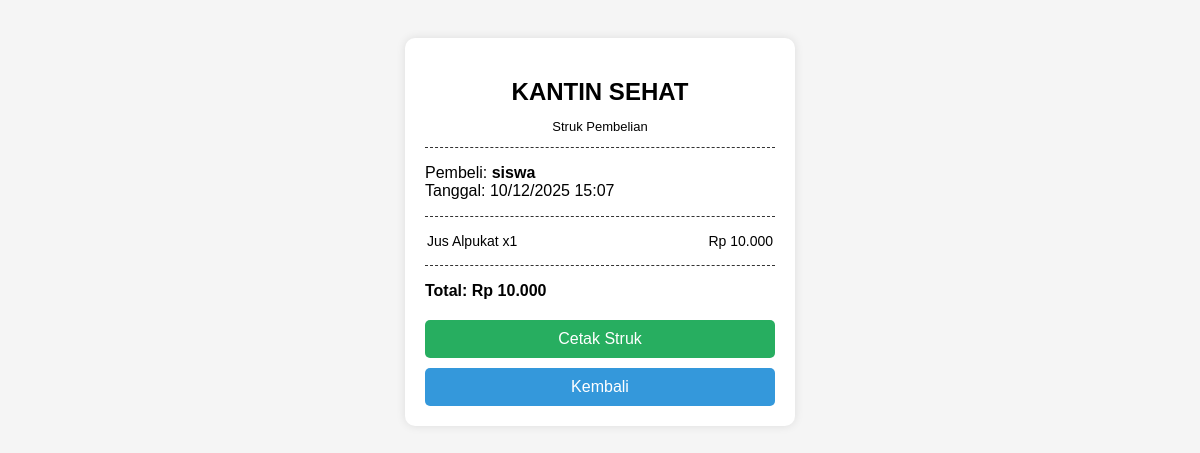
The page /struk.php?id=1 (signed in) on the database its author committed.
### tables this page shows
CREATE TABLE `transactions` (
  `id` int(11) NOT NULL,
  `user_id` int(11) NOT NULL,
  `total_all` int(11) NOT NULL,
  `created_at` timestamp NOT NULL DEFAULT current_timestamp(),
  `items` text NOT NULL,
  `total_price` int(11) NOT NULL
);

CREATE TABLE `transaction_items` (
  `id` int(11) NOT NULL,
  `transaction_id` int(11) NOT NULL,
  `product_id` int(11) NOT NULL,
  `quantity` int(11) NOT NULL,
  `total_price` int(11) NOT NULL
);

CREATE TABLE `products` (
  `id` int(11) NOT NULL,
  `name` varchar(100) NOT NULL,
  `price` decimal(10,2) NOT NULL,
  `size` varchar(50) DEFAULT NULL,
  `description` text DEFAULT NULL
);

### struk.php (the view, shortened to what this page needs)
<?php
include 'config.php';
$id = $_GET['id'] ?? 0;
$stmt = $conn->prepare("SELECT * FROM transactions WHERE id = ?");
$stmt->execute([$id]);
$transaksi = $stmt->fetch();
$stmt2 = $conn->prepare("
    SELECT ti.*, p.name, p.price
    FROM transaction_items ti
    JOIN products p ON p.id = ti.product_id
    WHERE ti.transaction_id = ?
");
$stmt2->execute([$id]);
$items = $stmt2->fetchAll(PDO::FETCH_ASSOC);
?>
<!DOCTYPE html>
<html lang="id">
<head>
</head>
<body>
<div class="struk">
    <h2>KANTIN SEHAT</h2>
    <p style="text-align:center; font-size:13px;">Struk Pembelian</p>
    <div class="line"></div>
    <p>
        Pembeli: <b><?php echo $_SESSION['username']; ?></b><br>
        Tanggal: <?= date('d/m/Y H:i', strtotime($transaksi['created_at'])) ?>
    </p>
    <div class="line"></div>
    <table>
        <?php foreach($items as $item): ?>
        <tr>
            <td><?= $item['name'] ?> x<?= $item['quantity'] ?></td>
            <td style="text-align:right;">
                Rp <?= number_format($item['total_price'], 0, ',', '.') ?>
            </td>
        </tr>
        <?php endforeach; ?>
    </table>
    <div class="line"></div>
    <p class="total">
        Total: Rp <?= number_format($transaksi['total_all'], 0, ',', '.') ?>
    </p>
    <a href="#" onclick="window.print()" class="btn">Cetak Struk</a>
    <a href="menu.php" class="btn" style="background:#3498db; margin-top:10px;">Kembali</a>
</div>
</body>
</html>

### struk.php (style rules this page uses)
body { font-family: Arial, sans-serif; background:#f5f5f5; padding:30px; }
.struk { max-width: 350px; margin: auto; background:white; padding:20px; border-radius:10px; box-shadow:0 0 10px rgba(0,0,0,0.1); }
h2 { text-align:center; margin-bottom:5px; }
.line { border-bottom:1px dashed #333; margin:10px 0; }
table { width:100%; font-size:14px; }
td { padding:4px 0; }
.total { font-weight:bold; font-size:16px; }
.btn { display:block; margin-top:20px; text-align:center; padding:10px; background:#27ae60; color:white; border-radius:5px; text-decoration:none; }

### rows shown on the page
transactions: created_at "10/12/2025 15:07", total_all "10.000"
transaction_items: product.name "Jus Alpukat", quantity "1", total_price "10.000"

### other values the page prints
$_SESSION['username'] "siswa"
